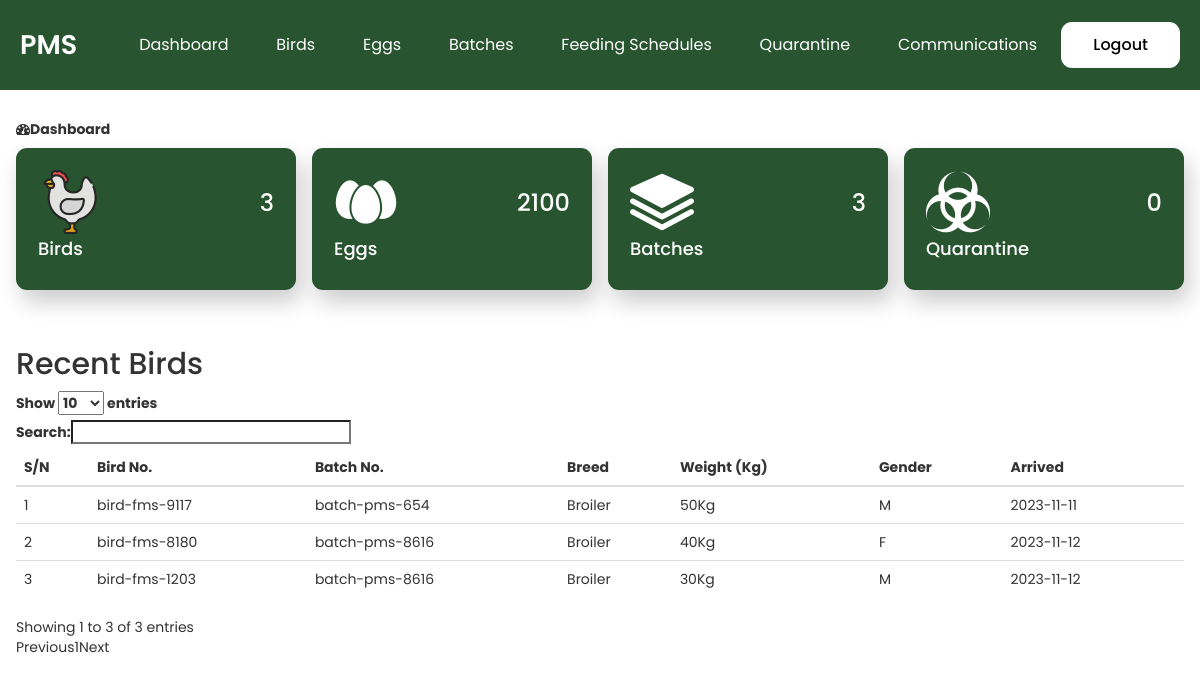
Screenshot of /dashboard.php (signed in) with the database file from the repository.
### tables this page shows
CREATE TABLE `batch` (
  `id` int(11) NOT NULL,
  `batch_no` varchar(50) NOT NULL,
  `arrived` date NOT NULL DEFAULT current_timestamp(),
  `source` varchar(20) NOT NULL
);

CREATE TABLE `birds` (
  `id` int(11) NOT NULL,
  `birdno` varchar(255) NOT NULL,
  `breed_id` int(11) NOT NULL,
  `batch_id` int(11) NOT NULL,
  `weight` varchar(10) NOT NULL,
  `gender` varchar(10) NOT NULL,
  `health_status` varchar(50) NOT NULL
);

CREATE TABLE `breed` (
  `id` int(11) NOT NULL,
  `name` varchar(255) NOT NULL
);

### dashboard.php (the view, shortened to what this page needs)
<?php include 'setting/system.php'; ?>
<?php include 'theme/head.php'; ?>
<?php include 'theme/navbar.php'; ?>
<div class="w3-main section-container" >
  <header class="w3-container" style="padding-top:22px">
    <h5><b><i class="fa fa-dashboard"></i>Dashboard</b></h5>
  </header>
 <?php include 'inc/data.php'; ?>
 <div class="w3-container" style="padding-top:22px">
 <div class="w3-row">
 	<h2>Recent Birds</h2>
 <div class="table-responsive">
 	<table class="table table-hover" id="table">
 		<thead>
 			<tr>
 				<th>S/N</th>
 				<th>Bird No.</th>
 				<th>Batch No.</th>
 				<th>Breed</th>
 				<th>Weight (Kg)</th>
 				<th>Gender</th>
 				<th>Arrived</th>
 			</tr>
 		</thead>
 		<tbody>
 			<?php
               $qpi = $db->query("SELECT * FROM birds ORDER BY id");
               $result = $qpi->fetchAll(PDO::FETCH_OBJ);
               foreach ($result as $j) {
               	 $birdname = $j->birdno;
               	 $breed_id = $j->breed_id;
               	 $batch_id = $j->batch_id;
               	 $weight = $j->weight;
               	 $gender = $j->gender;
               	 $k = $db->query("SELECT * FROM breed WHERE id = '$breed_id' ");
               	 $ks = $k->fetchAll(PDO::FETCH_OBJ);
               	 foreach ($ks as $r) {
               	 	$breed_name = $r->name;
					$q = $db->query("SELECT * FROM batch WHERE id = '$batch_id' ");
					$qs = $q->fetchAll(PDO::FETCH_OBJ);
					foreach ($qs as $d) {
						$batch_no = $d->batch_no;
						$arr = $d->arrived;
               	 ?>
                  <tr>
                  	<td id="existingTdId">
                  	</td>
                  	<td><?php echo $birdname; ?></td>
                  	<td><?php echo $batch_no; ?></td>
                  	<td><?php echo $breed_name; ?></td>
                  	<td><?php echo $weight; ?>Kg</td>
                  	<td><?php echo $gender; ?></td>
                  	<td><?php echo $arr; ?></td>
                  </tr>
               	 <?php
					}
                 }
              }
 			?>
 		</tbody>
 	</table>
 </div>
 </div>
</div>
</div>
<?php include 'theme/foot.php'; ?>

### theme/head.php (shortened to what this page needs)
<!DOCTYPE html>
<html>
<head>
<link rel="stylesheet" href="./plugin/w3.css">
<link rel="stylesheet" href="./plugin/bootstrap.min.css">
<link rel="stylesheet" href="./plugin/font-awesome.min.css">
<link rel="stylesheet" href="./css/styles.css">
<link rel="stylesheet" type="text/css" href="https://cdn.datatables.net/1.10.16/css/dataTables.bootstrap.min.css">
<link rel="stylesheet" type="text/css" href="https://cdnjs.cloudflare.com/ajax/libs/bootstrap-datepicker/1.7.1/css/bootstrap-datepicker.min.css">
</head>
<body>

### theme/navbar.php (shortened to what this page needs)
<header>
  <div class="nav-container">
    <nav class="nav section-container">
        <a class="nav__logo" href="dashboard.php">
          PMS
        </a>
        <ul class="nav__list hide-for-mobile">
            <li class="nav__item"><a href="dashboard.php" class="nav__link">Dashboard</a></li>
            <li class="nav__item"><a href="manage-birds.php" class="nav__link">Birds</a></li>
            <li class="nav__item"><a href="manage-eggs.php" class="nav__link">Eggs</a></li>
            <li class="nav__item"><a href="manage-batches.php" class="nav__link">Batches</a></li>
            <li class="nav__item"><a href="manage-feeding-schedules.php" class="nav__link">Feeding Schedules</a></li>
            <li class="nav__item"><a href="manage-quarantine.php" class="nav__link">Quarantine</a></li>
            <li class="nav__item"><a href="communications.php" class="nav__link">Communications</a></li>
        </ul>
        <a href="logout.php" class="btn hide-for-mobile">Logout</a>
    </nav>
  </div>
</header>

### inc/data.php (shortened to what this page needs)
<?php
 $query = $db->query("SELECT * FROM birds");
 $birdsCount = $query->rowCount();
 $sumQuery = $db->query("SELECT SUM(eggs_collected) as total_eggs_collected FROM eggInventory");
 $result = $sumQuery->fetch(PDO::FETCH_ASSOC);
 $eggsCount = $result['total_eggs_collected'];
 $que = $db->query("SELECT * FROM quarantine");
 $quarantinedCount = $que->rowCount();
 $qu = $db->query("SELECT * FROM batch");
 $batchesCount = $qu->rowCount();
?>
<div class="w3-row-padding w3-margin-bottom">
    <a href="manage-birds.php" class="w3-quarter">
      <div class="w3-container data-card ">
        <div class="w3-left">
          <img src="./img/chicken.png" />
        </i></div>
        <div class="w3-right">
          <h3><?php echo $birdsCount;  ?></h3>
        </div>
        <div class="w3-clear"></div>
        <h4>Birds</h4>
      </div>
    </a>
    <a href='manage-eggs.php' class="w3-quarter">
      <div class="w3-container data-card">
        <div class="w3-left">
          <img src="./img/eggs.png" />
        </div>
        <div class="w3-right">
          <h3><?php echo $eggsCount;  ?></h3>
        </div>
        <div class="w3-clear"></div>
        <h4>Eggs
        </h4>
      </div>
    </a>
    <a href ='manage-batches.php' class="w3-quarter">
      <div class="w3-container data-card">
        <div class="w3-left">
          <img src="./img/batches.png" />
        </div>
        <div class="w3-right">
          <h3><?php echo $batchesCount;  ?></h3>
        </div>
        <div class="w3-clear"></div>
        <h4>Batches
        </h4>
      </div>
    </a>
    <a href="manage-quarantine.php" class="w3-quarter">
      <div class="w3-container data-card">
        <div class="w3-left">
          <img src="./img/quarantine.png" />
        </i></div>
        <div class="w3-right">
          <h3><?php echo $quarantinedCount;  ?></h3>
        </div>
        <div class="w3-clear"></div>
        <h4>Quarantine</h4>
      </div>
    </a>
  </div>

### theme/foot.php (shortened to what this page needs)
</body>
</html>

### css/styles.css (style rules this page uses)
* { box-sizing: border-box; padding: 0; margin: 0; }
body { background: var(--clr-bg); font-family: 'Inter', sans-serif; }
a { text-decoration: none; color: unset; }
ul { list-style: none; margin-bottom: 0; }
.btn { display: inline-block; padding: 12px 32px; color: white; font-size: 16px; font-weight: 500; border-radius: 11px; border: none; background-color: blue; }
.section-container { max-width: 1240px; margin: auto; }
.nav { display: flex; align-items: center; justify-content: space-between; height: 90px; padding: 0 20px; }
@media screen and (min-width: 769px) { .nav__logo { margin-right: 40px; } }
.nav::after, .nav::before { content: none; }
.nav-container { background-color: #285430; }
.nav .btn, .nav .btn:hover { color: black; background-color: white; }
.nav__logo { color: white; font-weight: 600; font-size: 27px; }
.nav__list { flex: 1; }
.nav__list .nav__item { display: inline-block; color: var(--clr-secondary); font-size: var(--fs-300); font-weight: var(--fw-400); font-family: 'Poppins', sans-serif; }
.nav__list .nav__link { color: white; position: relative; padding: 12px 22px; font-size: 16px; }
.data-card { color: white; padding: 22px; background-color: #285430; border-radius: 11px; box-shadow: 5px 12px 22px rgba(0, 0, 0, 0.2); }

### theme/head.php (style rules this page uses)
body { font-family: 'Poppins', sans-serif; }

### rows the page displays
birds: birdno "bird-fms-9117", weight "50", gender "M"
breed: name "Broiler"
batch: batch_no "batch-pms-654", arrived "2023-11-11"
birds: birdno "bird-fms-8180", weight "40", gender "F"
batch: batch_no "batch-pms-8616", arrived "2023-11-12"
birds: birdno "bird-fms-1203", weight "30", gender "M"

### other values shown
$birdsCount "3"
$eggsCount "2100"
$batchesCount "3"
$quarantinedCount "0"
